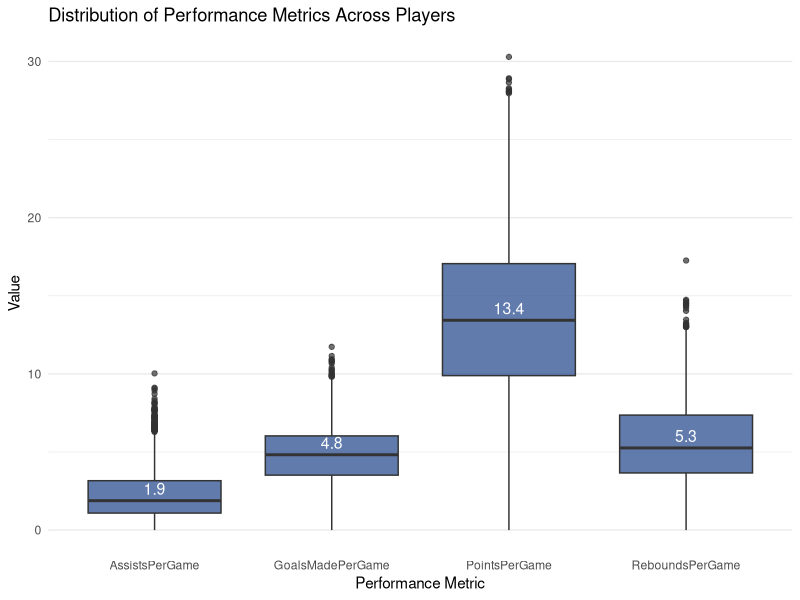
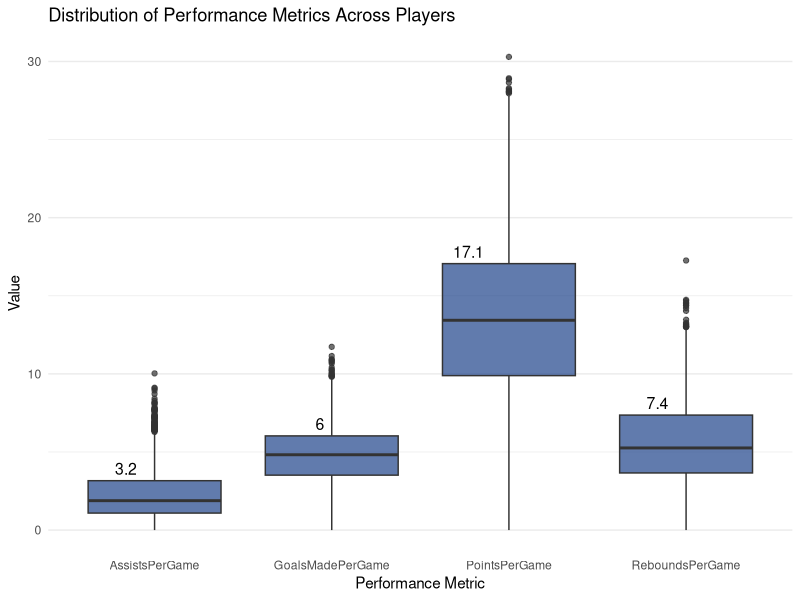
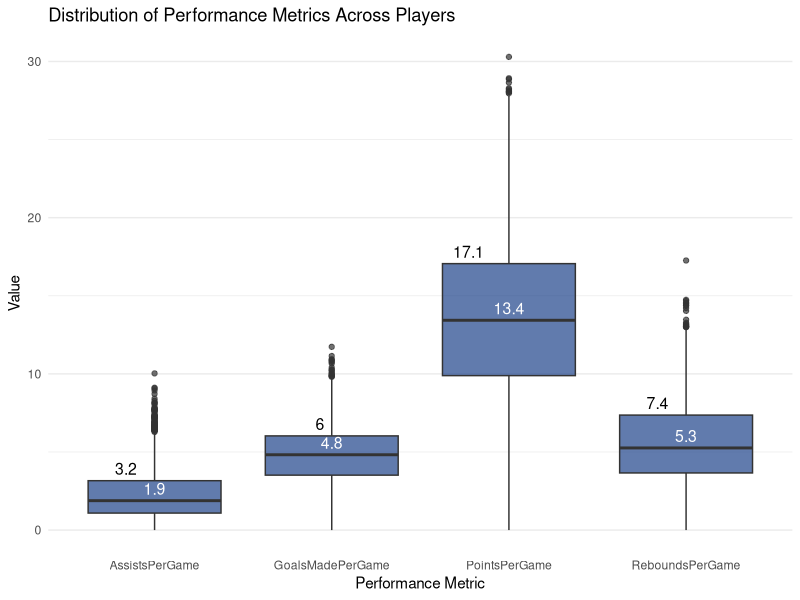

These figures' R source, in order:
install.packages("tidyverse")
library(tidyverse)

getwd()

# Load the dataset
basketball <- read.csv("Question2.csv")

# Rename columns to remove dots
colnames(basketball) <- gsub("\\.", "", colnames(basketball))  # Remove dots

# Select relevant columns and reshape the data for boxplot
college_basketball <- basketball |>
  filter(Status != "Professional") |>
  select(PointsPerGame, AssistsPerGame, ReboundsPerGame, GoalsMadePerGame) |>
  pivot_longer(cols = everything(), names_to = "Metric", values_to = "Value")



# Boxplot with upper quartile values

# Define the function to calculate and return the upper quartile (Q3)
upper_quartile <- function(x) {
  q3 <- quantile(x, 0.75) 
  return(data.frame(y = q3, label = round(q3, 1))) 
}

# Define the function to calculate and return the median
median_value <- function(x) {
  med <- median(x)  
  return(data.frame(y = med, label = round(med, 1)))  
}

#1. boxplot with just median value
ggplot(college_basketball, aes(x = Metric, y = Value)) +
  geom_boxplot(fill = "#1D428A", alpha = 0.7) + 
  labs(title = "Distribution of Performance Metrics Across Players", 
       x = "Performance Metric", y = "Value") +
  theme_minimal() +  
  theme(panel.grid.major.x = element_blank()) + # Remove vertical grid lines
  stat_summary(fun.data = median_value, geom = "text", 
               aes(label = round(..y.., 1)), 
               vjust = -0.5, 
               color = "white", size = 4)   # Add median values as text above the box


# 2. boxplot with just upper quartile
ggplot(college_basketball, aes(x = Metric, y = Value)) +
  geom_boxplot(fill = "#1D428A", alpha = 0.7) + 
  labs(title = "Distribution of Performance Metrics Across Players", 
       x = "Performance Metric", y = "Value") +
  theme_minimal() +  
  theme(panel.grid.major.x = element_blank()) +  
  stat_summary(fun.data = upper_quartile, geom = "text", 
               color = "black", size = 4, 
               vjust = -0.5, hjust = 1.8) 

# 3. boxplot with both median and upper quartile
ggplot(college_basketball, aes(x = Metric, y = Value)) +
  geom_boxplot(fill = "#1D428A", alpha = 0.7) +  
  labs(title = "Distribution of Performance Metrics Across Players", 
       x = "Performance Metric", y = "Value") +
  theme_minimal() +  
  theme(panel.grid.major.x = element_blank()) +  
  stat_summary(fun.data = upper_quartile, geom = "text", 
               color = "black", size = 4, 
               vjust = -0.5, hjust = 1.8) +
  stat_summary(fun = median, geom = "text", aes(label = round(..y.., 1)), 
               vjust = -0.5, color = "white", size = 4)

